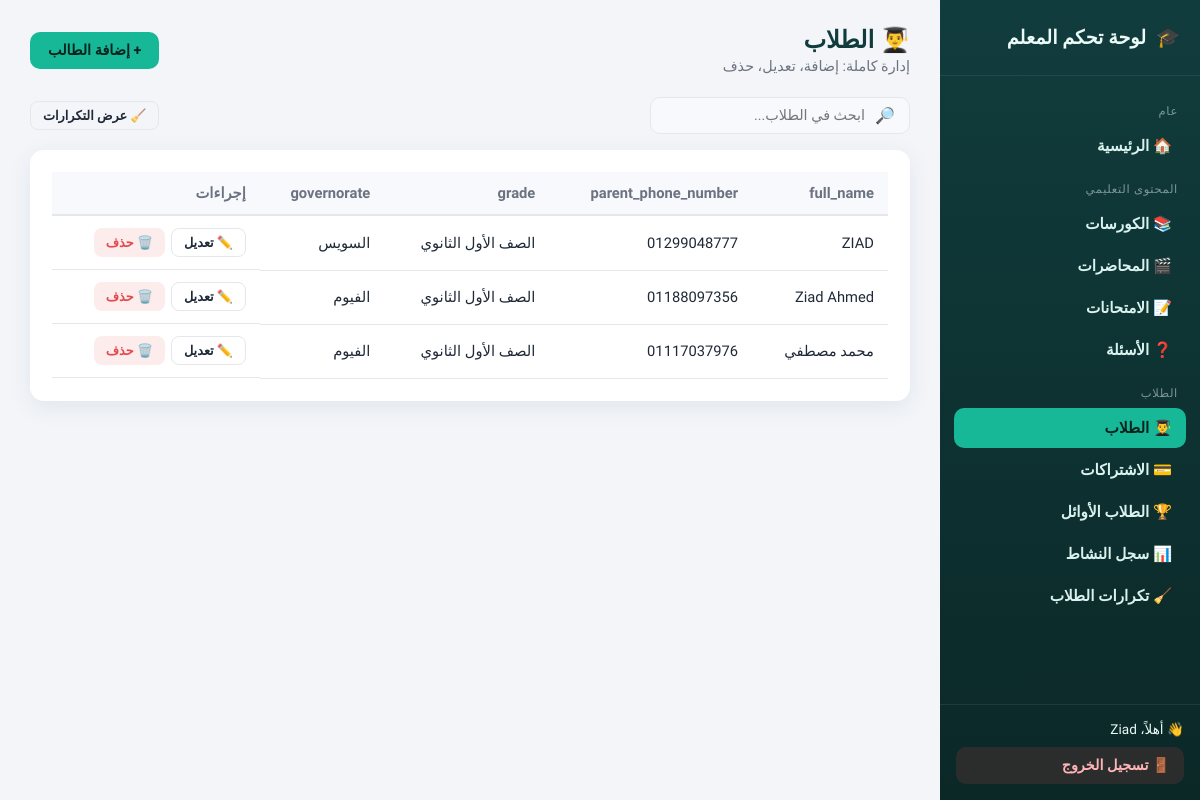
The app's page /dashboard/students/ (signed in) with its own data.
### accounts/models.py (models this page shows, shortened)
class Student(models.Model):
    user = models.OneToOneField(User, on_delete=models.CASCADE, null=True, blank=True)
    full_name = models.CharField(max_length=150, verbose_name="الاسم رباعي")
    parent_phone_number = models.CharField(max_length=15, unique=True, verbose_name="رقم هاتف ولي الأمر")
    governorate = models.CharField(max_length=100, verbose_name="المحافظة")
    grade = models.CharField(
        max_length=50,
        verbose_name="الصف الدراسي",
        choices=[
            ('1', 'الصف الأول الثانوي'),
            ('2', 'الصف الثاني الثانوي'),
            ('3', 'الصف الثالث الثانوي'),
            ('4', 'أولى إعدادي'),
            ('5', 'تانية إعدادي'),
            ('6', 'تالته إعدادي'),
        ]
    )
    password = models.CharField(max_length=128, verbose_name="كلمة المرور", default='default_password')
    courses = models.ManyToManyField(Course, related_name='student_courses', verbose_name="الكورسات", blank=True)
    viewed_lectures = models.ManyToManyField('content.Lecture', related_name='students_who_watched', verbose_name="المحاضرات المشاهدة", blank=True)
    attempted_exams = models.ManyToManyField('content.Exam', related_name='students_who_attempted', verbose_name="الامتحانات المجربة", blank=True)
    videos_watched = models.PositiveIntegerField(default=0, verbose_name="عدد الفيديوهات المشاهدة")
    exams_completed = models.PositiveIntegerField(default=0, verbose_name="عدد الاختبارات المنهية")
    average_score = models.FloatField(default=0.0, verbose_name="متوسط النتائج")
    total_lecture_time = models.PositiveIntegerField(default=0, verbose_name="إجمالي مدة المحاضرات (بالدقائق)")
    total_video_views = models.PositiveIntegerField(default=0, verbose_name="إجمالي عدد مرات مشاهدة الفيديوهات")
    total_exam_views = models.PositiveIntegerField(default=0, verbose_name="إجمالي عدد مرات فتح الاختبارات")
    total_exam_completions = models.PositiveIntegerField(default=0, verbose_name="إجمالي عدد مرات إنهاء الاختبارات")

### dashboard/views.py (the view)
# urls.py: path('<str:model_slug>/', views.generic_list, name='list'),
@staff_required
def generic_list(request, model_slug):
    config = _config_or_404(model_slug)
    model = config['model']
    qs = model.objects.all().order_by('-id')
    query = request.GET.get('q', '').strip()
    if query and config.get('search_fields'):
        q_filter = Q()
        for field_name in config['search_fields']:
            q_filter |= Q(**{f'{field_name}__icontains': query})
        qs = qs.filter(q_filter)
    return render(request, 'dashboard/generic_list.html', {
        'config': config,
        'model_slug': model_slug,
        'objects': qs,
        'query': query,
        'active_nav': model_slug,
    })

### accounts/context_processors.py (called while the page is built)
def student_session(request):
    is_registered = request.session.get("is_registered", False)
    student_name = request.session.get("student_name", None)
    student_obj = None
    student_id = request.session.get("student_id")
    if student_id:
        try:
            student_obj = Student.objects.filter(id=student_id).first()
        except Exception:
            student_obj = None
    return {
        "is_registered": is_registered,
        "student_name": student_name,
        "student": student_obj,
    }

### dashboard/registry.py (called while the page is built)
def get_config(model_slug):
    return REGISTRY.get(model_slug)

### dashboard/templatetags/dashboard_extras.py (called while the page is built)
@register.filter
def get_attr(obj, field_name):
    if obj is None:
        return "—"
    display_method = getattr(obj, f'get_{field_name}_display', None)
    if callable(display_method):
        try:
            value = display_method()
            return value if value not in (None, '') else "—"
        except Exception:
            pass
    try:
        value = getattr(obj, field_name)
    except AttributeError:
        return "—"
    if callable(value):
        try:
            value = value()
        except Exception:
            return "—"
    if hasattr(value, 'all') and callable(getattr(value, 'all', None)):
        try:
            items = [str(x) for x in value.all()]
            return ", ".join(items) if items else "—"
        except Exception:
            return "—"
    if value in (None, ''):
        return "—"
    return value

### dashboard/views.py (called while the page is built)
def _config_or_404(model_slug):
    config = get_config(model_slug)
    if not config:
        raise Http404("قسم غير موجود")
    return config

### dashboard/templates/dashboard/generic_list.html (shortened to what this page needs)
{% extends "dashboard/base.html" %}
{% load dashboard_extras %}
{% block content %}
<div class="dash-topbar">
  <div>
    <h1>{{ config.icon }} {{ config.label }}</h1>
    <div class="subtitle">إدارة كاملة: إضافة، تعديل، حذف</div>
  </div>
  <a class="btn btn-primary" href="{% url 'dashboard:add' model_slug %}">+ إضافة {{ config.label_singular }}</a>
</div>
{% if config.search_fields %}
<div class="toolbar">
  <form class="search-box" method="get">
    <span>🔎</span>
    <input type="text" name="q" placeholder="ابحث في {{ config.label }}..." value="{{ query }}" />
  </form>
  {% if model_slug == 'students' %}
    <a class="btn btn-outline btn-sm" href="{% url 'dashboard:student_duplicates' %}">🧹 عرض التكرارات</a>
  {% endif %}
</div>
{% endif %}
<div class="panel">
  {% if objects %}
  <div class="table-wrap">
    <table class="dash-table">
      <thead>
        <tr>
          {% for field in config.list_fields %}
            <th>{{ field }}</th>
          {% endfor %}
          <th>إجراءات</th>
        </tr>
      </thead>
      <tbody>
        {% for obj in objects %}
        <tr>
          {% for field in config.list_fields %}
            <td>
              {% if field == 'is_active' %}
                {% if obj.is_active %}<span class="badge green">مفعّل</span>{% else %}<span class="badge red">غير مفعّل</span>{% endif %}
              {% else %}
                {{ obj|get_attr:field }}
              {% endif %}
            </td>
          {% endfor %}
          <td class="actions-cell">
            <a class="btn btn-outline btn-sm" href="{% url 'dashboard:edit' model_slug obj.pk %}">✏️ تعديل</a>
            <a class="btn btn-danger btn-sm" href="{% url 'dashboard:delete' model_slug obj.pk %}">🗑️ حذف</a>
          </td>
        </tr>
        {% endfor %}
      </tbody>
    </table>
  </div>
  {% else %}
    <div class="empty-state">
      <div class="emoji">📭</div>
      لا توجد بيانات بعد. اضغط "إضافة {{ config.label_singular }}" للبدء.
    </div>
  {% endif %}
</div>
{% endblock %}

### dashboard/templates/dashboard/base.html (shortened to what this page needs)
{% load static %}
<!DOCTYPE html>
<html lang="ar" dir="rtl">
<head>
  <link rel="stylesheet" href="{% static 'dashboard/css/style.css' %}" />
</head>
<body class="dash-body">
  <div class="dash-shell">
    <aside class="dash-sidebar">
      <div class="brand">
        <span>🎓</span>
        <span>لوحة تحكم المعلم</span>
      </div>
      <nav class="dash-nav">
        <div class="nav-section-title">عام</div>
        <a class="nav-link {% if active_nav == 'home' %}active{% endif %}" href="{% url 'dashboard:home' %}">🏠 الرئيسية</a>
        <div class="nav-section-title">المحتوى التعليمي</div>
        <a class="nav-link {% if active_nav == 'courses' %}active{% endif %}" href="{% url 'dashboard:list' 'courses' %}">📚 الكورسات</a>
        <a class="nav-link {% if active_nav == 'lectures' %}active{% endif %}" href="{% url 'dashboard:list' 'lectures' %}">🎬 المحاضرات</a>
        <a class="nav-link {% if active_nav == 'exams' %}active{% endif %}" href="{% url 'dashboard:list' 'exams' %}">📝 الامتحانات</a>
        <a class="nav-link {% if active_nav == 'questions' %}active{% endif %}" href="{% url 'dashboard:question_list' %}">❓ الأسئلة</a>
        <div class="nav-section-title">الطلاب</div>
        <a class="nav-link {% if active_nav == 'students' %}active{% endif %}" href="{% url 'dashboard:list' 'students' %}">👨‍🎓 الطلاب</a>
        <a class="nav-link {% if active_nav == 'subscriptions' %}active{% endif %}" href="{% url 'dashboard:list' 'subscriptions' %}">💳 الاشتراكات</a>
        <a class="nav-link {% if active_nav == 'top-students' %}active{% endif %}" href="{% url 'dashboard:list' 'top-students' %}">🏆 الطلاب الأوائل</a>
        <a class="nav-link {% if active_nav == 'activity-log' %}active{% endif %}" href="{% url 'dashboard:activity_log' %}">📊 سجل النشاط</a>
        <a class="nav-link {% if active_nav == 'duplicates' %}active{% endif %}" href="{% url 'dashboard:student_duplicates' %}">🧹 تكرارات الطلاب</a>
      </nav>
      <div class="sidebar-footer">
        <div style="margin-bottom:10px;">👋 أهلاً، {{ request.user.get_full_name|default:request.user.username }}</div>
        <form method="post" action="{% url 'dashboard:logout' %}">
          <button type="submit" class="logout-btn">🚪 تسجيل الخروج</button>
        </form>
      </div>
    </aside>
    <main class="dash-main">
      {% block content %}{% endblock %}
    </main>
  </div>
</body>
</html>

### dashboard/static/dashboard/css/style.css (style rules this page uses)
:root { --sidebar-w: 260px; --bg: #f3f5f9; --card-bg: #ffffff; --primary: #113c3d; --primary-light: #1d5c5d; --accent: #17b897; --accent-soft: #e4f7f2; --danger: #e5484d; --danger-soft: #fdecec; --warning: #f5a524; --text: #1f2937; --text-muted: #6b7280; --border: #e5e7eb; --radius: 14px; --shadow: 0 6px 24px rgba(17, 60, 61, 0.08); font-family: "Tajawal", sans-serif; }
* { box-sizing: border-box; }
body.dash-body { margin: 0; background: var(--bg); color: var(--text); font-family: "Tajawal", sans-serif; direction: rtl; }
a { text-decoration: none; color: inherit; }
.dash-shell { display: flex; min-height: 100vh; }
.dash-sidebar { width: var(--sidebar-w); background: linear-gradient(180deg, var(--primary), #0b2827); color: #eafaf7; flex-shrink: 0; display: flex; flex-direction: column; position: sticky; top: 0; height: 100vh; overflow-y: auto; }
.dash-sidebar .brand { padding: 26px 20px; font-size: 1.2rem; font-weight: 800; border-bottom: 1px solid rgba(255,255,255,0.08); display: flex; align-items: center; gap: 10px; }
.dash-nav { padding: 14px 10px; flex: 1; }
.dash-nav .nav-section-title { font-size: 0.72rem; color: rgba(234,250,247,0.5); text-transform: uppercase; letter-spacing: .06em; padding: 14px 12px 6px; }
.dash-nav a.nav-link { display: flex; align-items: center; gap: 10px; padding: 11px 14px; margin: 2px 4px; border-radius: 10px; font-weight: 600; font-size: 0.95rem; color: #d9f2ee; transition: 0.2s; }
.dash-nav a.nav-link.active { background: var(--accent); color: #06231f; }
.dash-sidebar .sidebar-footer { padding: 16px; border-top: 1px solid rgba(255,255,255,0.08); font-size: 0.85rem; }
.logout-btn { display: flex; align-items: center; gap: 8px; padding: 10px 14px; border-radius: 10px; background: rgba(229,72,77,0.15); color: #ffb4b6; font-weight: 700; width: 100%; border: none; cursor: pointer; font-family: inherit; font-size: 0.9rem; }
.dash-main { flex: 1; min-width: 0; padding: 26px 30px 60px; }
.dash-topbar { display: flex; align-items: center; justify-content: space-between; margin-bottom: 22px; flex-wrap: wrap; gap: 12px; }
.dash-topbar h1 { font-size: 1.5rem; font-weight: 800; margin: 0; color: var(--primary); }
.dash-topbar .subtitle { color: var(--text-muted); font-size: 0.9rem; margin-top: 4px; }
.panel { background: var(--card-bg); border-radius: var(--radius); box-shadow: var(--shadow); padding: 22px; margin-bottom: 22px; }
.btn { display: inline-flex; align-items: center; gap: 6px; padding: 10px 18px; border-radius: 10px; font-weight: 700; font-size: 0.9rem; border: none; cursor: pointer; font-family: inherit; transition: 0.2s; }
.btn-primary { background: var(--accent); color: #06231f; }
.btn-outline { background: transparent; border: 1.5px solid var(--border); color: var(--text); }
.btn-danger { background: var(--danger-soft); color: var(--danger); }
.btn-sm { padding: 6px 12px; font-size: 0.8rem; border-radius: 8px; }
.table-wrap { overflow-x: auto; }
table.dash-table { width: 100%; border-collapse: collapse; font-size: 0.92rem; }
table.dash-table th { text-align: right; padding: 12px 14px; background: #f7f9fc; color: var(--text-muted); font-weight: 700; border-bottom: 2px solid var(--border); white-space: nowrap; }
table.dash-table td { padding: 12px 14px; border-bottom: 1px solid var(--border); vertical-align: middle; }
.actions-cell { display: flex; gap: 6px; flex-wrap: wrap; }
.toolbar { display: flex; justify-content: space-between; align-items: center; gap: 12px; margin-bottom: 16px; flex-wrap: wrap; }
.search-box { display: flex; align-items: center; gap: 8px; background: #f7f9fc; border: 1px solid var(--border); border-radius: 10px; padding: 8px 14px; min-width: 240px; }
.search-box input { border: none; background: transparent; outline: none; font-family: inherit; font-size: 0.9rem; flex: 1; }

### records on screen
Student: list_fields "ZIAD" "01299048777" "الصف الأول الثانوي" "السويس"
Student: list_fields "Ziad Ahmed" "01188097356" "الصف الأول الثانوي" "الفيوم"
Student: list_fields "محمد مصطفي" "01117037976" "الصف الأول الثانوي" "الفيوم"

### other values on screen
{{ request.user.get_full_name|default:request.user.username }} "Ziad"
{{ config.icon }} "👨‍🎓"
{{ config.label }} "الطلاب"
{{ config.label_singular }} "الطالب"
{{ field }} "full_name" "parent_phone_number" "grade" "governorate"
